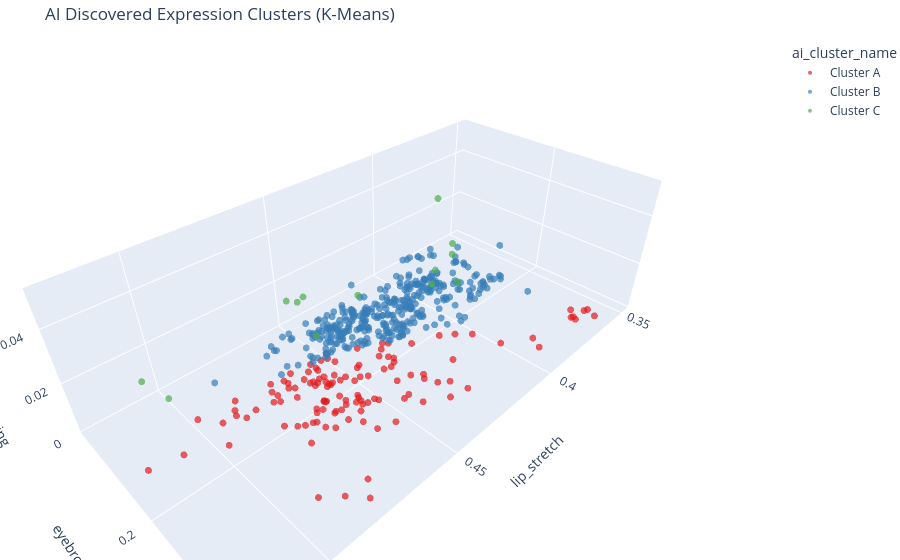

The code cell stored with this chart in its notebook:
### Code cell
from sklearn.preprocessing import StandardScaler
from sklearn.cluster import KMeans
import plotly.express as px
from IPython.display import display

print("Preparing Data for Machine Learning...")

features = ['mouth_opening', 'lip_stretch', 'eyebrow_raise']
X = df[features]

# 2. Scale the data 
# (Machine learning algorithms need all features to be on the same scale)
scaler = StandardScaler()
X_scaled = scaler.fit_transform(X)

# 3. Apply K-Means Clustering
# Let's tell the AI to look for 3 distinct groups (e.g., Neutral, Smile, Surprise)
kmeans = KMeans(n_clusters=3, random_state=42, n_init=10)
df['ai_cluster'] = kmeans.fit_predict(X_scaled)

# 4. Give the clusters readable names so we can understand the plot
# (Note: The AI doesn't know the names of emotions, it just knows group 0, 1, and 2. 
# We will just label them as Cluster 0, 1, 2 for now).
df['ai_cluster_name'] = df['ai_cluster'].map({0: 'Cluster A', 1: 'Cluster B', 2: 'Cluster C'})

print("Clustering Complete! Visualizing the AI's groupings...")

# 5. Visualize the AI's clusters in an interactive 3D plot
fig = px.scatter_3d(
    df, 
    x='lip_stretch', 
    y='eyebrow_raise', 
    z='mouth_opening',
    color='ai_cluster_name',
    hover_name='filepath',
    title="AI Discovered Expression Clusters (K-Means)",
    opacity=0.7,
    color_discrete_sequence=px.colors.qualitative.Set1
)

fig.update_traces(marker=dict(size=4))
fig.update_layout(margin=dict(l=0, r=0, b=0, t=40))
fig.show()

# 6. Compare the AI's clusters against our human rules
print("\n--- Comparing AI Clusters to Human Rules ---")
display(pd.crosstab(df['ai_cluster_name'], df['heuristic_prediction']))

### Figure 1 — Plotly figure (JSON) as saved in the notebook; plotly's stock layout.template omitted (floating-point values rounded to 4 significant figures; data arrays with more than 128 entries replaced by an {"elided": "..."} marker saying what was removed)
{"data": [{"hovertemplate": "<b>%{hovertext}</b><br><br>ai_cluster_name=Cluster A<br>lip_stretch=%{x}<br>eyebrow_raise=%{y}<br>mouth_opening=%{z}<extra></extra>", "hovertext": ["d:/IDE Repo/Dl-net/data/casme2-preprocessed-v2/CASME2 Preprocessed v2/others/reg_img65 (24).jpg", "d:/IDE Repo/Dl-net/data/casme2-preprocessed-v2/CASME2 Preprocessed v2/happiness/reg_img65 (7).jpg", "d:/IDE Repo/Dl-net/data/casme2-preprocessed-v2/CASME2 Preprocessed v2/repression/reg_img212.jpg", "d:/IDE Repo/Dl-net/data/casme2-preprocessed-v2/CASME2 Preprocessed v2/disgust/reg_img409.jpg", "d:/IDE Repo/Dl-net/data/casme2-preprocessed-v2/CASME2 Preprocessed v2/disgust/reg_img75 (6).jpg", "d:/IDE Repo/Dl-net/data/casme2-preprocessed-v2/CASME2 Preprocessed v2/disgust/reg_img100 (6).jpg", "d:/IDE Repo/Dl-net/data/casme2-preprocessed-v2/CASME2 Preprocessed v2/repression/reg_img83 (8).jpg", "d:/IDE Repo/Dl-net/data/casme2-preprocessed-v2/CASME2 Preprocessed v2/repression/reg_img43 (6).jpg", "d:/IDE Repo/Dl-net/data/casme2-preprocessed-v2/CASME2 Preprocessed v2/disgust/reg_img121 (16).jpg", "d:/IDE Repo/Dl-net/data/casme2-preprocessed-v2/CASME2 Preprocessed v2/happiness/reg_img55 (17).jpg", "d:/IDE Repo/Dl-net/data/casme2-preprocessed-v2/CASME2 Preprocessed v2/disgust/reg_img88 (6).jpg", "d:/IDE Repo/Dl-net/data/casme2-preprocessed-v2/CASME2 Preprocessed v2/happiness/reg_img70 (4).jpg", "d:/IDE Repo/Dl-net/data/casme2-preprocessed-v2/CASME2 Preprocessed v2/others/reg_img168 (10).jpg", "d:/IDE Repo/Dl-net/data/casme2-preprocessed-v2/CASME2 Preprocessed v2/repression/reg_img44.jpg", "d:/IDE Repo/Dl-net/data/casme2-preprocessed-v2/CASME2 Preprocessed v2/others/reg_img57 (18).jpg", "d:/IDE Repo/Dl-net/data/casme2-preprocessed-v2/CASME2 Preprocessed v2/others/reg_img135.jpg", "d:/IDE Repo/Dl-net/data/casme2-preprocessed-v2/CASME2 Preprocessed v2/others/reg_img66 (24).jpg", "d:/IDE Repo/Dl-net/data/casme2-preprocessed-v2/CASME2 Preprocessed v2/others/reg_img30 (11).jpg", "d:/IDE Repo/Dl-net/data/casme2-preprocessed-v2/CASME2 Preprocessed v2/others/reg_img178 (4).jpg", "d:/IDE Repo/Dl-net/data/casme2-preprocessed-v2/CASME2 Preprocessed v2/repression/reg_img17 (2).jpg", "d:/IDE Repo/Dl-net/data/casme2-preprocessed-v2/CASME2 Preprocessed v2/others/reg_img118 (12).jpg", "d:/IDE Repo/Dl-net/data/casme2-preprocessed-v2/CASME2 Preprocessed v2/repression/reg_img58 (12).jpg", "d:/IDE Repo/Dl-net/data/casme2-preprocessed-v2/CASME2 Preprocessed v2/disgust/reg_img53 (28).jpg", "d:/IDE Repo/Dl-net/data/casme2-preprocessed-v2/CASME2 Preprocessed v2/others/reg_img65.jpg", "d:/IDE Repo/Dl-net/data/casme2-preprocessed-v2/CASME2 Preprocessed v2/repression/reg_img35 (3).jpg", "d:/IDE Repo/Dl-net/data/casme2-preprocessed-v2/CASME2 Preprocessed v2/repression/reg_img50 (4).jpg", "d:/IDE Repo/Dl-net/data/casme2-preprocessed-v2/CASME2 Preprocessed v2/others/reg_img180 (2).jpg", "d:/IDE Repo/Dl-net/data/casme2-preprocessed-v2/CASME2 Preprocessed v2/surprise/reg_img64 (3).jpg", "d:/IDE Repo/Dl-net/data/casme2-preprocessed-v2/CASME2 Preprocessed v2/others/reg_img58 (8).jpg", "d:/IDE Repo/Dl-net/data/casme2-preprocessed-v2/CASME2 Preprocessed v2/others/reg_img50 (44).jpg", "d:/IDE Repo/Dl-net/data/casme2-preprocessed-v2/CASME2 Preprocessed v2/happiness/reg_img99 (20).jpg", "d:/IDE Repo/Dl-net/data/casme2-preprocessed-v2/CASME2 Preprocessed v2/others/reg_img84 (30).jpg", "d:/IDE Repo/Dl-net/data/casme2-preprocessed-v2/CASME2 Preprocessed v2/happiness/reg_img85 (21).jpg", "d:/IDE Repo/Dl-net/data/casme2-preprocessed-v2/CASME2 Preprocessed v2/others/reg_img96 (9).jpg", "d:/IDE Repo/Dl-net/data/casme2-preprocessed-v2/CASME2 Preprocessed v2/disgust/reg_img56 (7).jpg", "d:/IDE Repo/Dl-net/data/casme2-preprocessed-v2/CASME2 Preprocessed v2/others/reg_img47 (26).jpg", "d:/IDE Repo/Dl-net/data/casme2-preprocessed-v2/CASME2 Preprocessed v2/others/reg_img100 (47).jpg", "d:/IDE Repo/Dl-net/data/casme2-preprocessed-v2/CASME2 Preprocessed v2/repression/reg_img71 (8).jpg", "d:/IDE Repo/Dl-net/data/casme2-preprocessed-v2/CASME2 Preprocessed v2/repression/reg_img74 (14).jpg", "d:/IDE Repo/Dl-net/data/casme2-preprocessed-v2/CASME2 Preprocessed v2/repression/reg_img90 (9).jpg", "d:/IDE Repo/Dl-net/data/casme2-preprocessed-v2/CASME2 Preprocessed v2/fear/reg_img114.jpg", "d:/IDE Repo/Dl-net/data/casme2-preprocessed-v2/CASME2 Preprocessed v2/happiness/reg_img153 (7).jpg", "d:/IDE Repo/Dl-net/data/casme2-preprocessed-v2/CASME2 Preprocessed v2/others/reg_img59 (14).jpg", "d:/IDE Repo/Dl-net/data/casme2-preprocessed-v2/CASME2 Preprocessed v2/others/reg_img71.jpg", "d:/IDE Repo/Dl-net/data/casme2-preprocessed-v2/CASME2 Preprocessed v2/repression/reg_img125 (5).jpg", "d:/IDE Repo/Dl-net/data/casme2-preprocessed-v2/CASME2 Preprocessed v2/happiness/reg_img93 (14).jpg", "d:/IDE Repo/Dl-net/data/casme2-preprocessed-v2/CASME2 Preprocessed v2/repression/reg_img34 (3).jpg", "d:/IDE Repo/Dl-net/data/casme2-preprocessed-v2/CASME2 Preprocessed v2/happiness/reg_img115 (13).jpg", "d:/IDE Repo/Dl-net/data/casme2-preprocessed-v2/CASME2 Preprocessed v2/fear/reg_img41.jpg", "d:/IDE Repo/Dl-net/data/casme2-preprocessed-v2/CASME2 Preprocessed v2/repression/reg_img82 (10).jpg", "d:/IDE Repo/Dl-net/data/casme2-preprocessed-v2/CASME2 Preprocessed v2/surprise/reg_img74 (3).jpg", "d:/IDE Repo/Dl-net/data/casme2-preprocessed-v2/CASME2 Preprocessed v2/others/reg_img37 (35).jpg", "d:/IDE Repo/Dl-net/data/casme2-preprocessed-v2/CASME2 Preprocessed v2/disgust/reg_img428.jpg", "d:/IDE Repo/Dl-net/data/casme2-preprocessed-v2/CASME2 Preprocessed v2/happiness/reg_img131 (9).jpg", "d:/IDE Repo/Dl-net/data/casme2-preprocessed-v2/CASME2 Preprocessed v2/repression/reg_img34 (6).jpg", "d:/IDE Repo/Dl-net/data/casme2-preprocessed-v2/CASME2 Preprocessed v2/others/reg_img42 (39).jpg", "d:/IDE Repo/Dl-net/data/casme2-preprocessed-v2/CASME2 Preprocessed v2/disgust/reg_img77 (4).jpg", "d:/IDE Repo/Dl-net/data/casme2-preprocessed-v2/CASME2 Preprocessed v2/disgust/reg_img81 (12).jpg", "d:/IDE Repo/Dl-net/data/casme2-preprocessed-v2/CASME2 Preprocessed v2/happiness/reg_img104 (17).jpg", "d:/IDE Repo/Dl-net/data/casme2-preprocessed-v2/CASME2 Preprocessed v2/repression/reg_img219.jpg", "d:/IDE Repo/Dl-net/data/casme2-preprocessed-v2/CASME2 Preprocessed v2/happiness/reg_img76 (20).jpg", "d:/IDE Repo/Dl-net/data/casme2-preprocessed-v2/CASME2 Preprocessed v2/happiness/reg_img130 (2).jpg", "d:/IDE Repo/Dl-net/data/casme2-preprocessed-v2/CASME2 Preprocessed v2/repression/reg_img145 (3).jpg", "d:/IDE Repo/Dl-net/data/casme2-preprocessed-v2/CASME2 Preprocessed v2/others/reg_img37 (27).jpg", "d:/IDE Repo/Dl-net/data/casme2-preprocessed-v2/CASME2 Preprocessed v2/others/reg_img145 (10).jpg", "d:/IDE Repo/Dl-net/data/casme2-preprocessed-v2/CASME2 Preprocessed v2/repression/reg_img47 (4).jpg", "d:/IDE Repo/Dl-net/data/casme2-preprocessed-v2/CASME2 Preprocessed v2/disgust/reg_img96 (2).jpg", "d:/IDE Repo/Dl-net/data/casme2-preprocessed-v2/CASME2 Preprocessed v2/others/reg_img73 (36).jpg", "d:/IDE Repo/Dl-net/data/casme2-preprocessed-v2/CASME2 Preprocessed v2/disgust/reg_img51 (25).jpg", "d:/IDE Repo/Dl-net/data/casme2-preprocessed-v2/CASME2 Preprocessed v2/repression/reg_img75 (9).jpg", "d:/IDE Repo/Dl-net/data/casme2-preprocessed-v2/CASME2 Preprocessed v2/others/reg_img134 (10).jpg", "d:/IDE Repo/Dl-net/data/casme2-preprocessed-v2/CASME2 Preprocessed v2/happiness/reg_img29 (5).jpg", "d:/IDE Repo/Dl-net/data/casme2-preprocessed-v2/CASME2 Preprocessed v2/fear/reg_img73 (2).jpg", "d:/IDE Repo/Dl-net/data/casme2-preprocessed-v2/CASME2 Preprocessed v2/disgust/reg_img117 (6).jpg", "d:/IDE Repo/Dl-net/data/casme2-preprocessed-v2/CASME2 Preprocessed v2/repression/reg_img36 (4).jpg", "d:/IDE Repo/Dl-net/data/casme2-preprocessed-v2/CASME2 Preprocessed v2/others/reg_img38 (2).jpg", "d:/IDE Repo/Dl-net/data/casme2-preprocessed-v2/CASME2 Preprocessed v2/happiness/reg_img191 (3).jpg", "d:/IDE Repo/Dl-net/data/casme2-preprocessed-v2/CASME2 Preprocessed v2/repression/reg_img123 (9).jpg", "d:/IDE Repo/Dl-net/data/casme2-preprocessed-v2/CASME2 Preprocessed v2/happiness/reg_img85 (8).jpg", "d:/IDE Repo/Dl-net/data/casme2-preprocessed-v2/CASME2 Preprocessed v2/happiness/reg_img129 (9).jpg", "d:/IDE Repo/Dl-net/data/casme2-preprocessed-v2/CASME2 Preprocessed v2/repression/reg_img98 (8).jpg", "d:/IDE Repo/Dl-net/data/casme2-preprocessed-v2/CASME2 Preprocessed v2/disgust/reg_img445.jpg", "d:/IDE Repo/Dl-net/data/casme2-preprocessed-v2/CASME2 Preprocessed v2/disgust/reg_img117 (15).jpg", "d:/IDE Repo/Dl-net/data/casme2-preprocessed-v2/CASME2 Preprocessed v2/happiness/reg_img52 (17).jpg", "d:/IDE Repo/Dl-net/data/casme2-preprocessed-v2/CASME2 Preprocessed v2/happiness/reg_img56 (4).jpg", "d:/IDE Repo/Dl-net/data/casme2-preprocessed-v2/CASME2 Preprocessed v2/happiness/reg_img123 (14).jpg", "d:/IDE Repo/Dl-net/data/casme2-preprocessed-v2/CASME2 Preprocessed v2/others/reg_img128 (11).jpg", "d:/IDE Repo/Dl-net/data/casme2-preprocessed-v2/CASME2 Preprocessed v2/happiness/reg_img101 (8).jpg", "d:/IDE Repo/Dl-net/data/casme2-preprocessed-v2/CASME2 Preprocessed v2/disgust/reg_img102 (5).jpg", "d:/IDE Repo/Dl-net/data/casme2-preprocessed-v2/CASME2 Preprocessed v2/others/reg_img151 (8).jpg", "d:/IDE Repo/Dl-net/data/casme2-preprocessed-v2/CASME2 Preprocessed v2/others/reg_img64 (50).jpg", "d:/IDE Repo/Dl-net/data/casme2-preprocessed-v2/CASME2 Preprocessed v2/others/reg_img140 (2).jpg", "d:/IDE Repo/Dl-net/data/casme2-preprocessed-v2/CASME2 Preprocessed v2/fear/reg_img128.jpg", "d:/IDE Repo/Dl-net/data/casme2-preprocessed-v2/CASME2 Preprocessed v2/repression/reg_img69 (9).jpg", "d:/IDE Repo/Dl-net/data/casme2-preprocessed-v2/CASME2 Preprocessed v2/others/reg_img50 (3).jpg", "d:/IDE Repo/Dl-net/data/casme2-preprocessed-v2/CASME2 Preprocessed v2/repression/reg_img91 (10).jpg", "d:/IDE Repo/Dl-net/data/casme2-preprocessed-v2/CASME2 Preprocessed v2/others/reg_img103.jpg", "d:/IDE Repo/Dl-net/data/casme2-preprocessed-v2/CASME2 Preprocessed v2/others/reg_img41 (25).jpg", "d:/IDE Repo/Dl-net/data/casme2-preprocessed-v2/CASME2 Preprocessed v2/happiness/reg_img105 (15).jpg", "d:/IDE Repo/Dl-net/data/casme2-preprocessed-v2/CASME2 Preprocessed v2/repression/reg_img22.jpg", "d:/IDE Repo/Dl-net/data/casme2-preprocessed-v2/CASME2 Preprocessed v2/repression/reg_img82 (2).jpg", "d:/IDE Repo/Dl-net/data/casme2-preprocessed-v2/CASME2 Preprocessed v2/repression/reg_img64 (7).jpg", "d:/IDE Repo/Dl-net/data/casme2-preprocessed-v2/CASME2 Preprocessed v2/disgust/reg_img69 (10).jpg", "d:/IDE Repo/Dl-net/data/casme2-preprocessed-v2/CASME2 Preprocessed v2/disgust/reg_img54 (3).jpg", "d:/IDE Repo/Dl-net/data/casme2-preprocessed-v2/CASME2 Preprocessed v2/repression/reg_img83 (9).jpg", "d:/IDE Repo/Dl-net/data/casme2-preprocessed-v2/CASME2 Preprocessed v2/others/reg_img125 (9).jpg", "d:/IDE Repo/Dl-net/data/casme2-preprocessed-v2/CASME2 Preprocessed v2/happiness/reg_img52 (4).jpg", "d:/IDE Repo/Dl-net/data/casme2-preprocessed-v2/CASME2 Preprocessed v2/repression/reg_img46 (4).jpg", "d:/IDE Repo/Dl-net/data/casme2-preprocessed-v2/CASME2 Preprocessed v2/disgust/reg_img30 (2).jpg", "d:/IDE Repo/Dl-net/data/casme2-preprocessed-v2/CASME2 Preprocessed v2/others/reg_img129 (28).jpg", "d:/IDE Repo/Dl-net/data/casme2-preprocessed-v2/CASME2 Preprocessed v2/repression/reg_img60 (16).jpg", "d:/IDE Repo/Dl-net/data/casme2-preprocessed-v2/CASME2 Preprocessed v2/repression/reg_img86 (10).jpg", "d:/IDE Repo/Dl-net/data/casme2-preprocessed-v2/CASME2 Preprocessed v2/others/reg_img80 (49).jpg", "d:/IDE Repo/Dl-net/data/casme2-preprocessed-v2/CASME2 Preprocessed v2/others/reg_img44 (32).jpg", "d:/IDE Repo/Dl-net/data/casme2-preprocessed-v2/CASME2 Preprocessed v2/happiness/reg_img160 (4).jpg", "d:/IDE Repo/Dl-net/data/casme2-preprocessed-v2/CASME2 Preprocessed v2/happiness/reg_img86 (6).jpg", "d:/IDE Repo/Dl-net/data/casme2-preprocessed-v2/CASME2 Preprocessed v2/others/reg_img45 (9).jpg", "d:/IDE Repo/Dl-net/data/casme2-preprocessed-v2/CASME2 Preprocessed v2/disgust/reg_img103 (4).jpg", "d:/IDE Repo/Dl-net/data/casme2-preprocessed-v2/CASME2 Preprocessed v2/happiness/reg_img27 (2).jpg", "d:/IDE Repo/Dl-net/data/casme2-preprocessed-v2/CASME2 Preprocessed v2/others/reg_img132 (6).jpg", "d:/IDE Repo/Dl-net/data/casme2-preprocessed-v2/CASME2 Preprocessed v2/repression/reg_img133 (8).jpg", "d:/IDE Repo/Dl-net/data/casme2-preprocessed-v2/CASME2 Preprocessed v2/others/reg_img93 (17).jpg", "d:/IDE Repo/Dl-net/data/casme2-preprocessed-v2/CASME2 Preprocessed v2/repression/reg_img87 (2).jpg"], "legendgroup": "Cluster A", "marker": {"color": "rgb(228,26,28)", "opacity": 0.7, "size": 4, "symbol": "circle"}, "mode": "markers", "name": "Cluster A", "scene": "scene", "showlegend": true, "type": "scatter3d", "x": [0.4599, 0.4825, 0.437, 0.4353, 0.3682, 0.3753, 0.4666, 0.478, 0.4331, 0.4604, 0.3762, 0.474, 0.4628, 0.5107, 0.3982, 0.4383, 0.4603, 0.3945, 0.4446, 0.4659, 0.4521, 0.4295, 0.4098, 0.4427, 0.4711, 0.4531, 0.4591, 0.4871, 0.4764, 0.463, 0.4612, 0.4425, 0.4841, 0.372, 0.4317, 0.4539, 0.4529, 0.4651, 0.4745, 0.4534, 0.4735, 0.4597, 0.3711, 0.4376, 0.4812, 0.4252, 0.4641, 0.4421, 0.4577, 0.4743, 0.4895, 0.4649, 0.4384, 0.4554, 0.4656, 0.463, 0.4773, 0.4483, 0.4566, 0.4349, 0.4753, 0.4923, 0.4619, 0.4699, 0.4574, 0.4566, 0.4623, 0.4356, 0.4635, 0.463, 0.4581, 0.4988, 0.4551, 0.3671, 0.4689, 0.4564, 0.4567, 0.4213, 0.4865, 0.471, 0.4578, 0.4359, 0.4351, 0.4612, 0.4723, 0.4493, 0.46, 0.4995, 0.4659, 0.4573, 0.4021, 0.4339, 0.4648, 0.459, 0.4513, 0.4762, 0.4319, 0.4603, 0.4881, 0.5209, 0.4926, 0.4694, 0.4467, 0.4764, 0.4603, 0.4628, 0.4809, 0.4472, 0.4699, 0.4609, 0.4473, 0.4781, 0.4587, 0.4051, 0.46, 0.4664, 0.4721, 0.4694, 0.467, 0.3686, 0.4159, 0.4564, 0.497], "y": [0.2042, 0.2394, 0.2289, 0.1956, 0.2358, 0.2364, 0.2022, 0.2338, 0.2138, 0.1917, 0.235, 0.211, 0.2219, 0.1927, 0.2361, 0.2127, 0.2016, 0.2311, 0.2178, 0.2063, 0.2, 0.23, 0.208, 0.2045, 0.2034, 0.2078, 0.1933, 0.1824, 0.1906, 0.1918, 0.2058, 0.191, 0.1891, 0.2339, 0.2242, 0.188, 0.1872, 0.1995, 0.1839, 0.2129, 0.2062, 0.1977, 0.2319, 0.2042, 0.1998, 0.2008, 0.207, 0.2073, 0.1993, 0.2052, 0.1859, 0.1927, 0.1977, 0.1994, 0.2, 0.194, 0.1891, 0.2194, 0.2067, 0.2216, 0.1855, 0.2296, 0.2137, 0.1908, 0.1894, 0.2143, 0.1885, 0.2021, 0.1874, 0.2158, 0.1913, 0.1968, 0.1939, 0.2366, 0.2037, 0.2235, 0.195, 0.2168, 0.2339, 0.1932, 0.2125, 0.1997, 0.2159, 0.1967, 0.2138, 0.1984, 0.1907, 0.1806, 0.1833, 0.2086, 0.223, 0.1947, 0.2004, 0.2113, 0.2019, 0.2037, 0.1957, 0.1873, 0.19, 0.1924, 0.1924, 0.2009, 0.2258, 0.1917, 0.2098, 0.1924, 0.2127, 0.215, 0.1849, 0.1972, 0.197, 0.2023, 0.1881, 0.2124, 0.197, 0.2063, 0.1906, 0.1864, 0.2136, 0.2403, 0.2057, 0.2061, 0.1921], "z": [0.001302, 0.005172, 0.004068, 0.003208, 0.006246, 0.006286, 0.003812, 0.004081, 0.001664, 0.0029, 0.00689, 0.004504, 0.003684, 0.007173, 0.006139, 0.003893, 0.001711, 0.005241, 0.002741, 0.00211, 0.002014, 0.003605, 0.002689, 0.004171, 0.003123, 0.009828, 0.001709, 0.004744, 0.005389, 0.003324, 0.001425, 0.005149, 0.003389, 0.004362, 0.004285, 0.007727, 0.004509, 0.001494, 0.004597, 0.003066, 0.002769, 0.00461, 0.00602, 0.003948, 0.001998, 0.003045, 0.00197, 0.006682, 0.005537, 0.002378, 0.004626, 0.004574, 0.00314, 0.005533, 0.001815, 0.004223, 0.001994, 0.004621, 0.001929, 0.004245, 0.002703, 0.005406, 0.004684, 0.004456, 0.007778, 0.006705, 0.005133, 0.003236, 0.001825, 0.002298, 0.002067, 0.004898, 0.0085, 0.006568, 0.003235, 0.003146, 0.004308, 0.002847, 0.004576, 0.002658, 0.004549, 0.002612, 0.002265, 0.003244, 0.005119, 0.00505, 0.005763, 0.004143, 0.003393, 0.002378, 0.00266, 0.004598, 0.001573, 0.003886, 0.004497, 0.001498, 0.004088, 0.006446, 0.003543, 0.008966, 0.009374, 0.001813, 0.006444, 0.003463, 0.004577, 0.001902, 0.004302, 0.00861, 0.00366, 0.004509, 0.004081, 0.001521, 0.004412, 0.002546, 0.003428, 0.00175, 0.005736, 0.003267, 0.004535, 0.006326, 0.00422, 0.00245, 0.009302]}, {"hovertemplate": "<b>%{hovertext}</b><br><br>ai_cluster_name=Cluster B<br>lip_stretch=%{x}<br>eyebrow_raise=%{y}<br>mouth_opening=%{z}<extra></extra>", "hovertext": {"elided": "364 str values"}, "legendgroup": "Cluster B", "marker": {"color": "rgb(55,126,184)", "opacity": 0.7, "size": 4, "symbol": "circle"}, "mode": "markers", "name": "Cluster B", "scene": "scene", "showlegend": true, "type": "scatter3d", "x": {"elided": "364 float values"}, "y": {"elided": "364 float values"}, "z": {"elided": "364 float values"}}, {"hovertemplate": "<b>%{hovertext}</b><br><br>ai_cluster_name=Cluster C<br>lip_stretch=%{x}<br>eyebrow_raise=%{y}<br>mouth_opening=%{z}<extra></extra>", "hovertext": ["d:/IDE Repo/Dl-net/data/casme2-preprocessed-v2/CASME2 Preprocessed v2/happiness/reg_img114 (5).jpg", "d:/IDE Repo/Dl-net/data/casme2-preprocessed-v2/CASME2 Preprocessed v2/repression/reg_img64 (3).jpg", "d:/IDE Repo/Dl-net/data/casme2-preprocessed-v2/CASME2 Preprocessed v2/disgust/reg_img74 (28).jpg", "d:/IDE Repo/Dl-net/data/casme2-preprocessed-v2/CASME2 Preprocessed v2/disgust/reg_img66 (25).jpg", "d:/IDE Repo/Dl-net/data/casme2-preprocessed-v2/CASME2 Preprocessed v2/repression/reg_img89 (3).jpg", "d:/IDE Repo/Dl-net/data/casme2-preprocessed-v2/CASME2 Preprocessed v2/happiness/reg_img130 (4).jpg", "d:/IDE Repo/Dl-net/data/casme2-preprocessed-v2/CASME2 Preprocessed v2/surprise/reg_img30 (6).jpg", "d:/IDE Repo/Dl-net/data/casme2-preprocessed-v2/CASME2 Preprocessed v2/surprise/reg_img91 (11).jpg", "d:/IDE Repo/Dl-net/data/casme2-preprocessed-v2/CASME2 Preprocessed v2/others/reg_img114 (27).jpg", "d:/IDE Repo/Dl-net/data/casme2-preprocessed-v2/CASME2 Preprocessed v2/surprise/reg_img106 (8).jpg", "d:/IDE Repo/Dl-net/data/casme2-preprocessed-v2/CASME2 Preprocessed v2/surprise/reg_img103 (8).jpg", "d:/IDE Repo/Dl-net/data/casme2-preprocessed-v2/CASME2 Preprocessed v2/others/reg_img119 (14).jpg", "d:/IDE Repo/Dl-net/data/casme2-preprocessed-v2/CASME2 Preprocessed v2/disgust/reg_img57 (23).jpg"], "legendgroup": "Cluster C", "marker": {"color": "rgb(77,175,74)", "opacity": 0.7, "size": 4, "symbol": "circle"}, "mode": "markers", "name": "Cluster C", "scene": "scene", "showlegend": true, "type": "scatter3d", "x": [0.3784, 0.5082, 0.4583, 0.4514, 0.5133, 0.3841, 0.4078, 0.412, 0.4309, 0.4122, 0.4033, 0.4548, 0.4536], "y": [0.1793, 0.1861, 0.1743, 0.1742, 0.1842, 0.184, 0.1951, 0.199, 0.1791, 0.1979, 0.2024, 0.1844, 0.1738], "z": [0.01618, 0.02285, 0.02489, 0.02318, 0.03118, 0.01552, 0.05201, 0.02736, 0.01617, 0.0211, 0.02003, 0.01408, 0.02185]}], "layout": {"legend": {"title": {"text": "ai_cluster_name"}, "tracegroupgap": 0}, "margin": {"b": 0, "l": 0, "r": 0, "t": 40}, "scene": {"domain": {"x": [0, 1], "y": [0, 1]}, "xaxis": {"title": {"text": "lip_stretch"}}, "yaxis": {"title": {"text": "eyebrow_raise"}}, "zaxis": {"title": {"text": "mouth_opening"}}}, "title": {"text": "AI Discovered Expression Clusters (K-Means)"}}}
